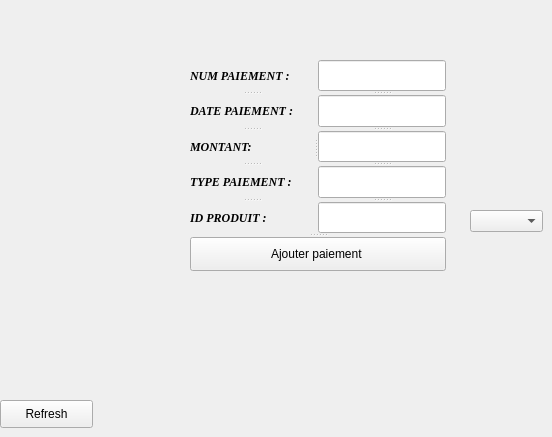
      <widget class="QWidget" name="tab_12">
       <attribute name="title">
        <string>AJOUT</string>
       </attribute>
       <widget class="QSplitter" name="splitter_17">
        <property name="geometry">
         <rect>
          <x>190</x>
          <y>60</y>
          <width>256</width>
          <height>211</height>
         </rect>
        </property>
        <property name="orientation">
         <enum>Qt::Vertical</enum>
        </property>
        <widget class="QSplitter" name="splitter_16">
         <property name="orientation">
          <enum>Qt::Horizontal</enum>
         </property>
         <widget class="QSplitter" name="splitter_14">
          <property name="orientation">
           <enum>Qt::Vertical</enum>
          </property>
          <widget class="QLabel" name="reference_7">
           <property name="font">
            <font>
             <family>Georgia</family>
             <pointsize>9</pointsize>
             <weight>75</weight>
             <italic>true</italic>
             <bold>true</bold>
             <underline>false</underline>
            </font>
           </property>
           <property name="text">
            <string>NUM PAIEMENT :</string>
           </property>
          </widget>
          <widget class="QLabel" name="reference_5">
           <property name="font">
            <font>
             <family>Georgia</family>
             <pointsize>9</pointsize>
             <weight>75</weight>
             <italic>true</italic>
             <bold>true</bold>
             <underline>false</underline>
            </font>
           </property>
           <property name="text">
            <string>DATE PAIEMENT :</string>
           </property>
          </widget>
          <widget class="QLabel" name="reference_2">
           <property name="font">
            <font>
             <family>Georgia</family>
             <pointsize>9</pointsize>
             <weight>75</weight>
             <italic>true</italic>
             <bold>true</bold>
             <underline>false</underline>
            </font>
           </property>
           <property name="text">
            <string>MONTANT:</string>
           </property>
          </widget>
          <widget class="QLabel" name="quantite_2">
           <property name="font">
            <font>
             <family>Georgia</family>
             <pointsize>9</pointsize>
             <weight>75</weight>
             <italic>true</italic>
             <bold>true</bold>
             <underline>false</underline>
            </font>
           </property>
           <property name="text">
            <string>TYPE PAIEMENT :</string>
           </property>
          </widget>
          <widget class="QLabel" name="prix_2">
           <property name="font">
            <font>
             <family>Georgia</family>
             <pointsize>9</pointsize>
             <weight>75</weight>
             <italic>true</italic>
             <bold>true</bold>
             <underline>false</underline>
            </font>
           </property>
           <property name="text">
            <string>ID PRODUIT :</string>
           </property>
          </widget>
         </widget>
         <widget class="QSplitter" name="splitter_15">
          <property name="orientation">
           <enum>Qt::Vertical</enum>
          </property>
          <widget class="QLineEdit" name="num_conge"/>
          <widget class="QLineEdit" name="date_debut"/>
          <widget class="QLineEdit" name="date_fin"/>
          <widget class="QLineEdit" name="type_3"/>
          <widget class="QLineEdit" name="cine"/>
         </widget>
        </widget>
        <widget class="QPushButton" name="ajouter_2">
         <property name="text">
          <string>Ajouter paiement </string>
         </property>
        </widget>
       </widget>
       <widget class="QComboBox" name="idprod">
        <property name="geometry">
         <rect>
          <x>470</x>
          <y>210</y>
          <width>73</width>
          <height>22</height>
         </rect>
        </property>
       </widget>
       <widget class="QPushButton" name="pushButton">
        <property name="geometry">
         <rect>
          <x>0</x>
          <y>400</y>
          <width>93</width>
          <height>28</height>
         </rect>
        </property>
        <property name="text">
         <string>Refresh</string>
        </property>
       </widget>
      </widget>
